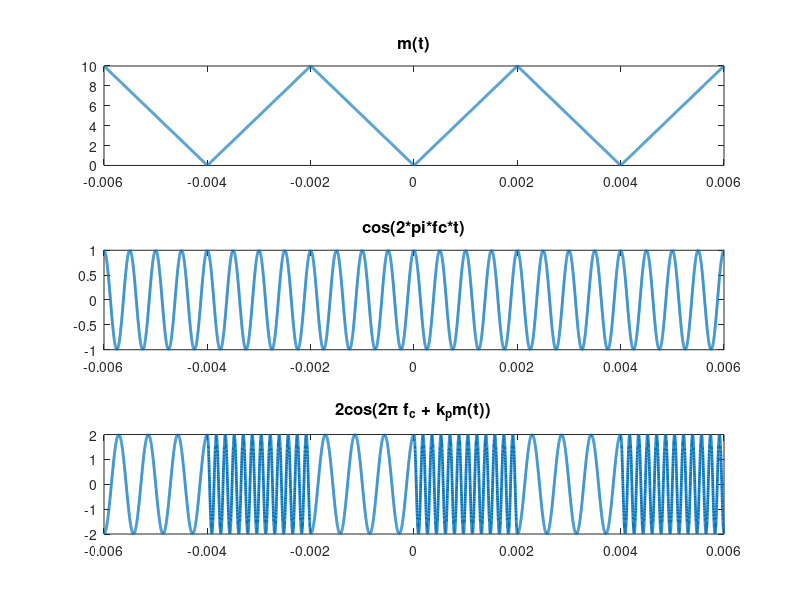
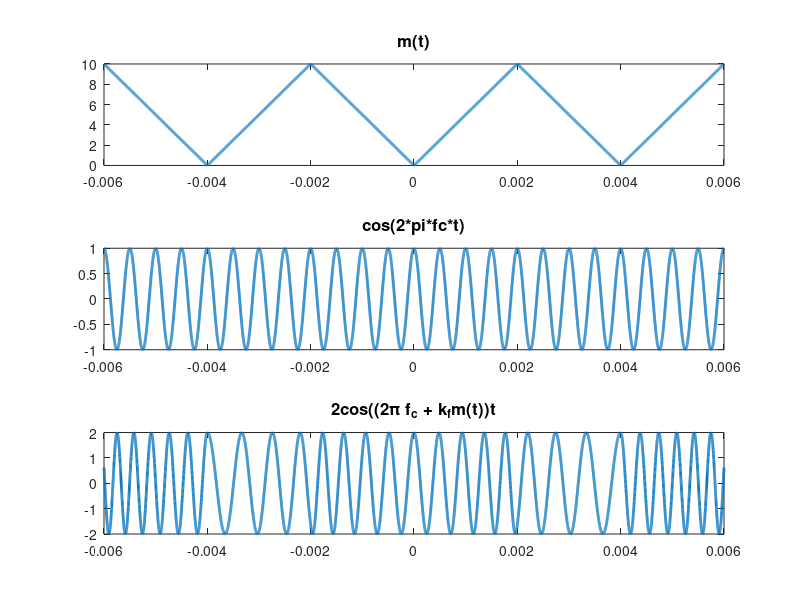

MATLAB code to generate these figures, in order:
close all
t=-0.002:0.000001:0.002;
tt =[t-4*0.001 t t+4*0.001];
%tt =[t t t];
fc = 2000;
m = 5000*abs(t);
%m = 5000*ones(size(t));
mm = [m m m];
kp = 3*pi/2;

theta = 2*pi*fc*tt + kp*mm;
x = 2 * cos(theta);




figure(1)
subplot(311), plot(tt,mm,'LineWidth',2);title('m(t)','FontSize',12);
subplot(312), plot(tt,cos(2*pi*fc*tt),'LineWidth',2);title('cos(2*pi*fc*t)','FontSize',12);
subplot(313), plot(tt,x,'LineWidth',2);title('2cos(2\pi f_c + k_pm(t))','FontSize',12);


kf = 2*pi*30;

theta = (2*pi*fc + kf*mm).*tt;
x = 2 * cos(theta);


figure(2)
subplot(311), plot(tt,mm,'LineWidth',2);title('m(t)','FontSize',12);
subplot(312), plot(tt,cos(2*pi*fc*tt),'LineWidth',2);title('cos(2*pi*fc*t)','FontSize',12);
subplot(313), plot(tt,x,'LineWidth',2);title('2cos((2\pi f_c + k_fm(t))t','FontSize',12);
